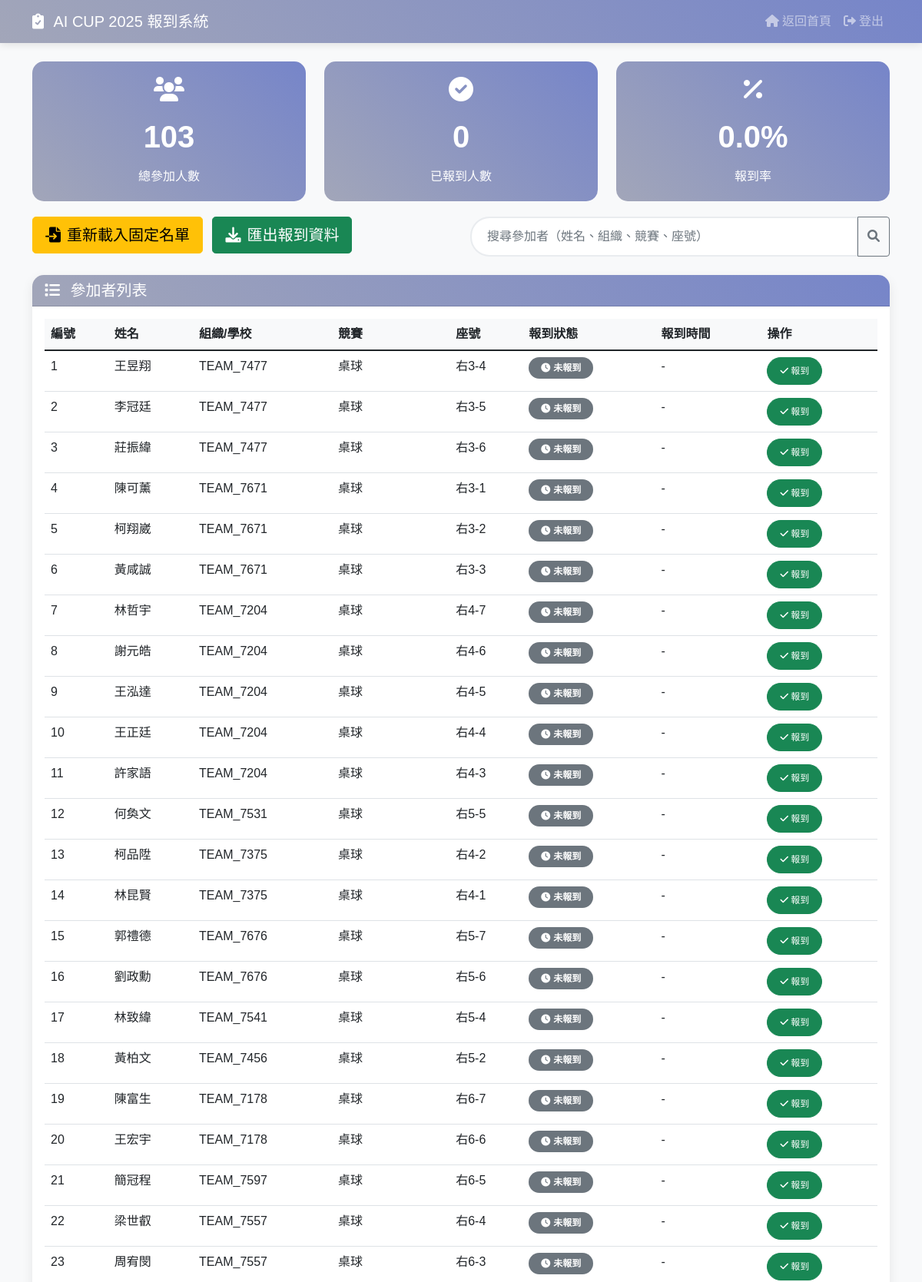
The page /admin (upper part) on the database its author committed.
### app.py (models this page shows, shortened)
class Participant(db.Model):
    id = db.Column(db.Integer, primary_key=True)
    name = db.Column(db.String(100), nullable=False)
    email = db.Column(db.String(100), nullable=True)
    phone = db.Column(db.String(20), nullable=True)
    organization = db.Column(db.String(200), nullable=True)
    competition_name = db.Column(db.String(200), nullable=True)
    seat_number = db.Column(db.String(50), nullable=True)
    created_at = db.Column(db.DateTime, default=datetime.utcnow)

### app.py (the view)
@app.route('/admin')
def admin():
    if request.remote_addr != '127.0.0.1' and not session.get('admin_authenticated'):
        return redirect(url_for('admin_login'))
    participants = Participant.query.all()
    total_count = len(participants)
    checked_in_count = db.session.query(CheckinLog).distinct(CheckinLog.participant_id).count()
    for participant in participants:
        participant.is_checked_in = db.session.query(CheckinLog).filter(
            CheckinLog.participant_id == participant.id
        ).first() is not None
    return render_template('admin.html',
                         participants=participants,
                         total_count=total_count,
                         checked_in_count=checked_in_count)

### templates/admin.html (shortened to what this page needs)
<!DOCTYPE html>
<html lang="zh-TW">
<head>
    <link href="https://cdn.jsdelivr.net/npm/bootstrap@5.1.3/dist/css/bootstrap.min.css" rel="stylesheet">
    <link href="https://cdnjs.cloudflare.com/ajax/libs/font-awesome/6.0.0/css/all.min.css" rel="stylesheet">
</head>
<body>
    <nav class="navbar navbar-expand-lg navbar-dark">
        <div class="container">
            <a class="navbar-brand" href="/">
                <i class="fas fa-clipboard-check me-2"></i>
                AI CUP 2025 報到系統
            </a>
            <div class="navbar-nav ms-auto">
                <a class="nav-link back-btn" href="/">
                    <i class="fas fa-home me-1"></i>返回首頁
                </a>
                <a class="nav-link back-btn" href="/admin_logout">
                    <i class="fas fa-sign-out-alt me-1"></i>登出
                </a>
            </div>
        </div>
    </nav>
    <div class="container mt-4">
        <div class="row">
            <div class="col-md-4">
                <div class="stats-card">
                    <i class="fas fa-users fa-2x mb-3"></i>
                    <div class="stats-number">{{ total_count }}</div>
                    <div>總參加人數</div>
                </div>
            </div>
            <div class="col-md-4">
                <div class="stats-card">
                    <i class="fas fa-check-circle fa-2x mb-3"></i>
                    <div class="stats-number">{{ checked_in_count }}</div>
                    <div>已報到人數</div>
                </div>
            </div>
            <div class="col-md-4">
                <div class="stats-card">
                    <i class="fas fa-percentage fa-2x mb-3"></i>
                    <div class="stats-number">
                        {% if total_count > 0 %}
                            {{ "%.1f"|format(checked_in_count / total_count * 100) }}%
                        {% else %}
                            0%
                        {% endif %}
                    </div>
                    <div>報到率</div>
                </div>
            </div>
        </div>
        <div class="row mb-4">
            <div class="col-md-6">
                <a href="/import_fixed" class="btn btn-warning btn-lg me-2">
                    <i class="fas fa-file-import me-2"></i>重新載入固定名單
                </a>
                <button class="btn btn-success btn-lg" onclick="exportData()">
                    <i class="fas fa-download me-2"></i>匯出報到資料
                </button>
            </div>
            <div class="col-md-6">
                <div class="input-group">
                    <input type="text" class="form-control search-box" id="searchInput"
                           placeholder="搜尋參加者（姓名、組織、競賽、座號）">
                    <button class="btn btn-outline-secondary" type="button" onclick="searchParticipants()">
                        <i class="fas fa-search"></i>
                    </button>
                </div>
            </div>
        </div>
        <div class="card">
            <div class="card-header">
                <h5 class="mb-0">
                    <i class="fas fa-list me-2"></i>
                    參加者列表
                </h5>
            </div>
            <div class="card-body">
                <div class="table-responsive participants-scroll">
                    <table class="table table-hover">
                        <thead>
                            <tr>
                                <th>編號</th>
                                <th>姓名</th>
                                <th>組織/學校</th>
                                <th>競賽</th>
                                <th>座號</th>
                                <th>報到狀態</th>
                                <th>報到時間</th>
                                <th>操作</th>
                            </tr>
                        </thead>
                        <tbody id="participantsTable">
                            {% for participant in participants %}
                            <tr>
                                <td>{{ loop.index }}</td>
                                <td>{{ participant.name }}</td>
                                <td>{{ participant.organization or '未填寫' }}</td>
                                <td>{{ participant.competition_name or '未填寫' }}</td>
                                <td>{{ participant.seat_number or '未填寫' }}</td>
                                <td>
                                    {% if participant.is_checked_in %}
                                        <span class="badge bg-success status-badge">
                                            <i class="fas fa-check me-1"></i>已報到
                                        </span>
                                    {% else %}
                                        <span class="badge bg-secondary status-badge">
                                            <i class="fas fa-clock me-1"></i>未報到
                                        </span>
                                    {% endif %}
                                </td>
                                <td>
                                    {% if participant.is_checked_in %}
                                        {% set checkin = participant.checkins[0] if participant.checkins else None %}
                                        {% if checkin %}
                                            {{ checkin.checkin_time.strftime('%Y-%m-%d %H:%M:%S') }}
                                        {% else %}
                                            -
                                        {% endif %}
                                    {% else %}
                                        -
                                    {% endif %}
                                </td>
                                <td>
                                    {% if not participant.is_checked_in %}
                                        <a href="/manual_checkin/{{ participant.id }}"
                                           class="btn btn-success btn-action"
                                           onclick="return confirm('確定要為此參加者進行手動報到嗎？')"
                                           title="手動報到">
                                            <i class="fas fa-check"></i> 報到
                                        </a>
                                    {% endif %}
                                </td>
                            </tr>
                            {% endfor %}
                        </tbody>
                    </table>
                </div>
            </div>
        </div>
    </div>
</body>
</html>

### templates/admin.html (style rules this page uses)
body { background: #f8f9fa; font-family: 'Microsoft JhengHei', sans-serif; }
.navbar { background: linear-gradient(45deg, #a2a6b9, #7685c9); box-shadow: 0 2px 10px rgba(0,0,0,0.1); }
.card { border: none; border-radius: 15px; box-shadow: 0 5px 15px rgba(0,0,0,0.08); margin-bottom: 20px; }
.card-header { background: linear-gradient(45deg, #a2a6b9, #7685c9); color: white; border-radius: 15px 15px 0 0 !important; }
.stats-card { background: linear-gradient(45deg, #a2a6b9, #7685c9); color: white; border-radius: 15px; padding: 20px; text-align: center; margin-bottom: 20px; }
.stats-number { font-size: 2.5rem; font-weight: bold; margin-bottom: 10px; }
.search-box { border-radius: 25px; border: 2px solid #e9ecef; padding: 12px 20px; }
.table th { background: #f8f9fa; border-top: none; font-weight: 600; position: sticky; top: 0; z-index: 1; }
.status-badge { border-radius: 20px; padding: 8px 16px; font-size: 12px; font-weight: 600; }
.btn-action { border-radius: 20px; padding: 8px 16px; font-size: 12px; }
.back-btn { color: white; text-decoration: none; }
.participants-scroll { max-height: 70vh; overflow-y: auto; }

### rows shown on the page
Participant: name "王昱翔", organization "TEAM_7477", competition_name "桌球", seat_number "右3-4"
Participant: name "李冠廷", organization "TEAM_7477", competition_name "桌球", seat_number "右3-5"
Participant: name "莊振緯", organization "TEAM_7477", competition_name "桌球", seat_number "右3-6"
Participant: name "陳可薰", organization "TEAM_7671", competition_name "桌球", seat_number "右3-1"
Participant: name "柯翔崴", organization "TEAM_7671", competition_name "桌球", seat_number "右3-2"
Participant: name "黃咸誠", organization "TEAM_7671", competition_name "桌球", seat_number "右3-3"
Participant: name "林哲宇", organization "TEAM_7204", competition_name "桌球", seat_number "右4-7"
Participant: name "謝元皓", organization "TEAM_7204", competition_name "桌球", seat_number "右4-6"
Participant: name "王泓達", organization "TEAM_7204", competition_name "桌球", seat_number "右4-5"
Participant: name "王正廷", organization "TEAM_7204", competition_name "桌球", seat_number "右4-4"
Participant: name "許家語", organization "TEAM_7204", competition_name "桌球", seat_number "右4-3"
Participant: name "何奐文", organization "TEAM_7531", competition_name "桌球", seat_number "右5-5"
Participant: name "柯品陞", organization "TEAM_7375", competition_name "桌球", seat_number "右4-2"
Participant: name "林昆賢", organization "TEAM_7375", competition_name "桌球", seat_number "右4-1"
Participant: name "郭禮德", organization "TEAM_7676", competition_name "桌球", seat_number "右5-7"
Participant: name "劉政勳", organization "TEAM_7676", competition_name "桌球", seat_number "右5-6"
Participant: name "林致緯", organization "TEAM_7541", competition_name "桌球", seat_number "右5-4"
Participant: name "黃柏文", organization "TEAM_7456", competition_name "桌球", seat_number "右5-2"
Participant: name "陳富生", organization "TEAM_7178", competition_name "桌球", seat_number "右6-7"
Participant: name "王宏宇", organization "TEAM_7178", competition_name "桌球", seat_number "右6-6"
Participant: name "簡冠程", organization "TEAM_7597", competition_name "桌球", seat_number "右6-5"
Participant: name "梁世叡", organization "TEAM_7557", competition_name "桌球", seat_number "右6-4"
Participant: name "周宥閔", organization "TEAM_7557", competition_name "桌球", seat_number "右6-3"

### other values the page prints
{{ total_count }} "103"
{{ checked_in_count }} "0"
{{ "%.1f"|format(checked_in_count / total_count * 100) }} "0.0"
